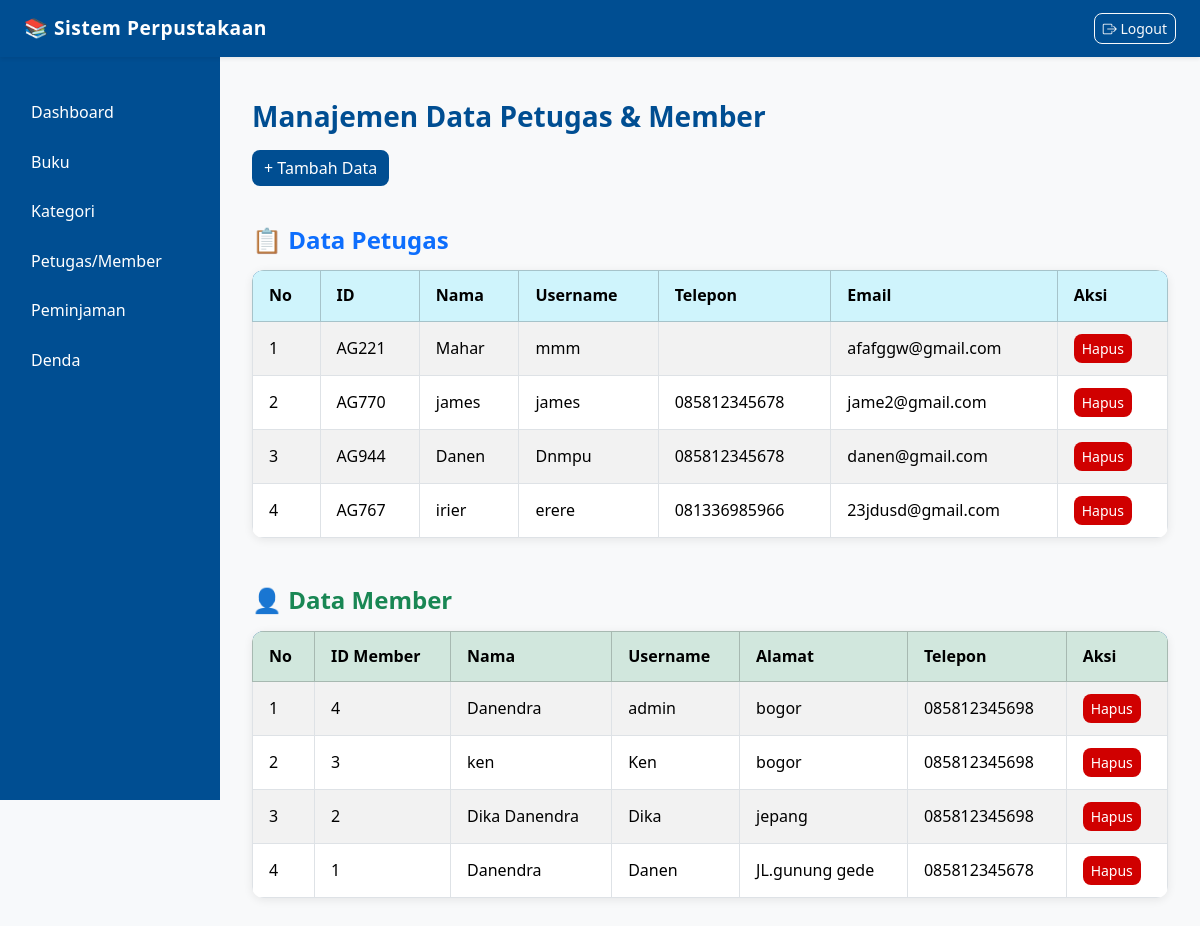
/pages/admin/petu&mem_manage.php (signed in), run on the app's committed database.
### tables this page shows
CREATE TABLE `tbl_petugas` (
  `id_login` int(11) NOT NULL,
  `anggota_id` varchar(255) NOT NULL,
  `user` varchar(255) NOT NULL,
  `pass` varchar(255) NOT NULL,
  `level` varchar(255) NOT NULL,
  `nama` varchar(255) NOT NULL,
  `tempat_lahir` varchar(255) NOT NULL,
  `tgl_lahir` varchar(255) NOT NULL,
  `jenkel` varchar(255) NOT NULL,
  `alamat` text NOT NULL,
  `telepon` varchar(25) NOT NULL,
  `email` varchar(255) NOT NULL,
  `tgl_bergabung` varchar(255) NOT NULL,
  `foto` varchar(255) NOT NULL
);

CREATE TABLE `tbl_member` (
  `id_member` int(11) NOT NULL,
  `nama_lengkap` varchar(100) NOT NULL,
  `username` varchar(50) NOT NULL,
  `alamat` text DEFAULT NULL,
  `nomor_telepon` varchar(15) DEFAULT NULL
);

### pages/admin/petu&mem_manage.php (the view, shortened to what this page needs)
<?php
require '../config/db.php';
include '../includes/header.php';
?>
<div class="container my-4">
    <h3>Manajemen Data Petugas & Member</h3>
    <a href="?tambah=true" class="btn btn-primary mb-3">+ Tambah Data</a>
    <h4 class="mt-4 text-primary">📋 Data Petugas</h4>
    <?php $petugas = $conn->query("SELECT * FROM tbl_petugas ORDER BY id_login DESC"); ?>
    <table class="table table-bordered table-striped align-middle">
        <thead class="table-info">
            <tr>
                <th>No</th>
                <th>ID</th>
                <th>Nama</th>
                <th>Username</th>
                <th>Telepon</th>
                <th>Email</th>
                <th>Aksi</th>
            </tr>
        </thead>
        <tbody>
            <?php if ($petugas->num_rows > 0): $no=1; while($row=$petugas->fetch_assoc()): ?>
                <tr>
                    <td><?= $no++; ?></td>
                    <td><?= htmlspecialchars($row['anggota_id']); ?></td>
                    <td><?= htmlspecialchars($row['nama']); ?></td>
                    <td><?= htmlspecialchars($row['user']); ?></td>
                    <td><?= htmlspecialchars($row['telepon']); ?></td>
                    <td><?= htmlspecialchars($row['email']); ?></td>
                    <td>
                        <a href="?hapus=<?= $row['id_login']; ?>" class="btn btn-danger btn-sm" onclick="return confirm('Yakin ingin menghapus?')">Hapus</a>
                    </td>
                </tr>
            <?php endwhile; else: ?>
                <tr><td colspan="7" class="text-center">Belum ada data petugas.</td></tr>
            <?php endif; ?>
        </tbody>
    </table>
    <h4 class="mt-5 text-success">👤 Data Member</h4>
    <?php $anggota = $conn->query("SELECT * FROM tbl_member ORDER BY id_member DESC"); ?>
    <table class="table table-bordered table-striped align-middle">
        <thead class="table-success">
            <tr>
                <th>No</th>
                <th>ID Member</th>
                <th>Nama</th>
                <th>Username</th>
                <th>Alamat</th>
                <th>Telepon</th>
                <th>Aksi</th>
            </tr>
        </thead>
        <tbody>
            <?php if ($anggota->num_rows > 0): $no=1; while($row=$anggota->fetch_assoc()): ?>
                <tr>
                    <td><?= $no++; ?></td>
                    <td><?= htmlspecialchars($row['id_member']); ?></td>
                    <td><?= htmlspecialchars($row['nama_lengkap']); ?></td>
                    <td><?= htmlspecialchars($row['username']); ?></td>
                    <td><?= htmlspecialchars($row['alamat']); ?></td>
                    <td><?= htmlspecialchars($row['nomor_telepon']); ?></td>
                    <td>
                        <a href="?hapus_member=<?= $row['id_member']; ?>" class="btn btn-danger btn-sm" onclick="return confirm('Yakin ingin menghapus?')">Hapus</a>
                    </td>
                </tr>
            <?php endwhile; else: ?>
                <tr><td colspan="7" class="text-center">Belum ada data member.</td></tr>
            <?php endif; ?>
        </tbody>
    </table>
</div>

### pages/asset/css/style.css (style rules this page uses)
:root { --primary: #004e92; --primary-light: #004e92; --primary-dark: #004e92; --accent: #ffba08; --danger: #d00000; --bg: #f7f9fb; --text-dark: #1f1f1f; --text-muted: #666; --shadow: 0 2px 10px rgba(0, 0, 0, 0.08); }
body { font-family: "Poppins", "Segoe UI", Tahoma, sans-serif; background-color: var(--bg); color: var(--text-dark); line-height: 1.6; transition: background 0.3s ease; }
.container { max-width: 1050px; animation: fadeIn 0.4s ease; }
h3, h4 { font-weight: 600; color: var(--primary-dark); margin-bottom: 1rem; }
.table { background-color: #fff; border-radius: 12px; overflow: hidden; box-shadow: var(--shadow); }
.table thead { background: linear-gradient(90deg, var(--primary), var(--primary-light)); color: white; font-weight: 500; }
.table th, .table td { vertical-align: middle !important; padding: 12px 16px; }
.btn { border-radius: 8px; transition: all 0.25s ease; font-weight: 500; }
.btn-primary { background: linear-gradient(90deg, var(--primary), var(--primary-light)); border: none; }
.btn-danger { background: var(--danger); border: none; }

### data on the page
tbl_petugas: anggota "AG221", nama "Mahar", user "mmm", email "afafggw@gmail.com"
tbl_petugas: anggota "AG770", nama "james", user "james", telepon "085812345678", email "jame2@gmail.com"
tbl_petugas: anggota "AG944", nama "Danen", user "Dnmpu", telepon "085812345678", email "danen@gmail.com"
tbl_petugas: anggota "AG767", nama "irier", user "erere", telepon "081336985966", email "23jdusd@gmail.com"
tbl_member: id_member "4", nama_lengkap "Danendra", username "admin", alamat "bogor", nomor_telepon "085812345698"
tbl_member: id_member "3", nama_lengkap "ken", username "Ken", alamat "bogor", nomor_telepon "085812345698"
tbl_member: id_member "2", nama_lengkap "Dika Danendra", username "Dika", alamat "jepang", nomor_telepon "085812345698"
tbl_member: id_member "1", nama_lengkap "Danendra", username "Danen", alamat "JL.gunung gede", nomor_telepon "085812345678"

### other printed values
$label "Dashboard"
$label "Buku"
$label "Kategori"
$label "Petugas/Member"
$label "Peminjaman"
$label "Denda"
